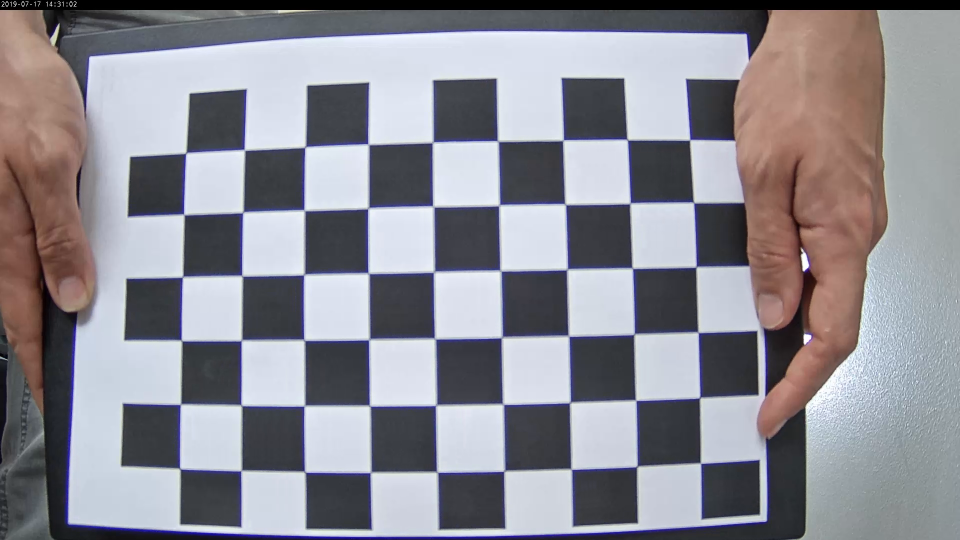
#> input picture track/Sylvain/stage_Noham/stage_Noham/HomographyCalibration2/testCalibration/img_001659.png, 1920 x 1080 px (shown at 1/2 size); its folder holds 6 pictures in this run
$ python calibration.py
#> lines starting #> are read from the running program, lines starting #| are printed output that depends on the picture; after the words box and inside, x2 and y2 are one past the last pixel; in counts of white or black regions, pixels touching at a corner belong together; long printed decimals are rounded
import numpy as np
import cv2
import glob

# termination criteria
criteria = (cv2.TERM_CRITERIA_EPS + cv2.TERM_CRITERIA_MAX_ITER, 30, 0.001)

# prepare object points, like (0,0,0), (1,0,0), (2,0,0) ....,(6,5,0)
objp = np.zeros((6*9,3), np.float32)
objp[:,:2] = np.mgrid[0:9,0:6].T.reshape(-1,2)

# Arrays to store object points and image points from all the images.
objpoints = [] # 3d point in real world space
imgpoints = [] # 2d points in image plane.

images = glob.glob('*.png')

fname="img_001659.png"
img = cv2.imread(fname)
#> img is the input picture: shape (1080, 1920, 3); mean B, G, R 146.1, 138.4, 139.7
gray = cv2.cvtColor(img,cv2.COLOR_RGB2GRAY)
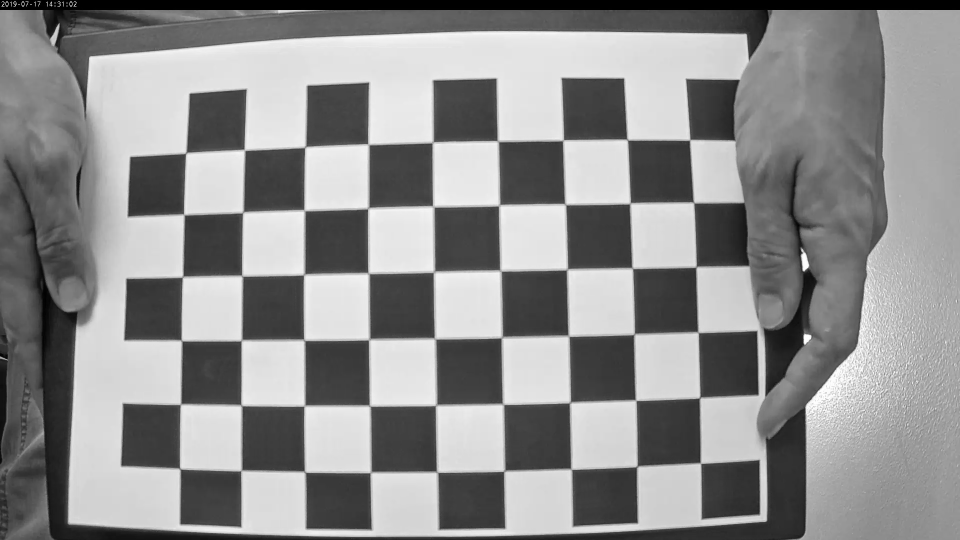
#> gray: shape (1080, 1920) (shown at 1/2 size); min 0, max 255, mean 140.8

# Find the chess board corners
ret, corners = cv2.findChessboardCorners(gray, (9,6),None)
#> ret = True; corners = 54 rows, first 8: [1401.9, 928.4], [1273.8, 934.4], [1144.1, 939.7], [1006.7, 943.4], [876.9, 945.4], [740.3, 946.2], [609.5, 944.5], [481.6, 942.3]

# If found, add object points, image points (after refining them)
if ret == True:
    objpoints.append(objp)
    corners2 = cv2.cornerSubPix(gray,corners,(11,11),(-1,-1),criteria)
#> corners2 = 54 rows, first 8: [1401.4, 926.7], [1274.2, 933.4], [1142.7, 938.7], [1008.5, 942.7], [874.5, 944.6], [741.3, 945.3], [609.7, 944.1], [482.6, 941.6]
    imgpoints.append(corners2)

    # Draw and display the corners
    img = cv2.drawChessboardCorners(img, (9,6), corners2,ret)
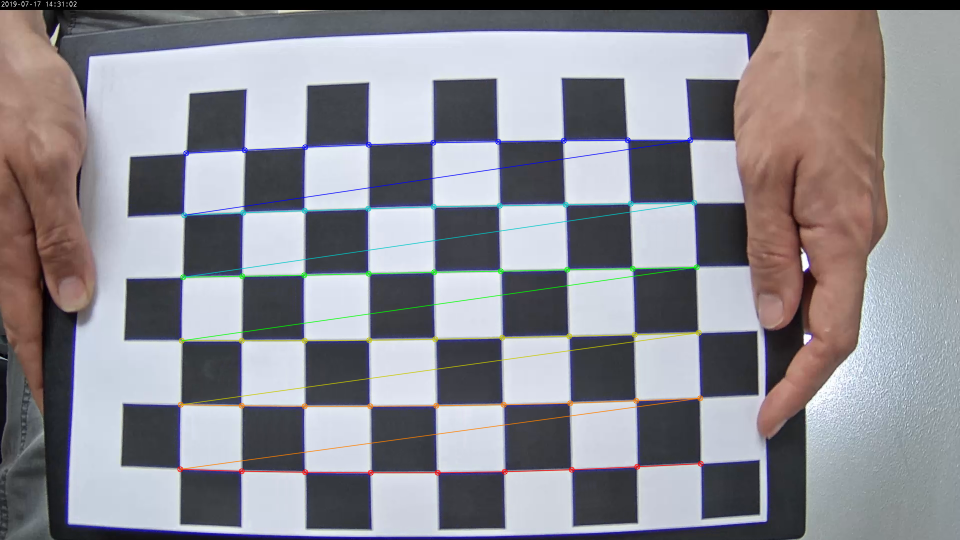
#> img: shape (1080, 1920, 3) (shown at 1/2 size); 1.85% of pixels changed, all inside (x1, y1, x2, y2) = (354, 274, 1408, 952)
    cv2.imshow('img',img)
    cv2.waitKey(500)
    print(objpoints)
    print(imgpoints)
#| [array([[[1401.4045 ,  926.7322 ]],
#|        [[1274.2365 ,  933.4136 ]],
#|        [[1142.7065 ,  938.6643 ]],
#|        [[1008.546,  942.6585 ]],
#|        [[ 874.528,  944.586  ]],
#|        [[ 741.3347 ,  945.3426 ]],
#|        [[ 609.7124 ,  944.104]],
#|        [[ 482.628,  941.5606 ]],
#|        [[ 360.0749 ,  937.693]],
#|        [[1399.7402 ,  795.7529 ]],
#|        [[1271.8545 ,  800.955  ]],
#|        [[1140.1649 ,  805.5961 ]],
#> (further printed lines are left out)
    ret, mtx, dist, rvecs, tvecs = cv2.calibrateCamera(objpoints, imgpoints, gray.shape[::-1],None,None)
#> ret = 0.951; mtx = [[1275, 0, 977.2], [0, 1243.8, 329.2], [0, 0, 1]]; dist = [[-0.225, 0.136, 0.028, -0.0067, -0.0468]]; rvecs = ([0.0351, 0.132, 3.12],); tvecs = ([3.24, 4.55, 9.25],)

    img = cv2.imread('img_000259.png')
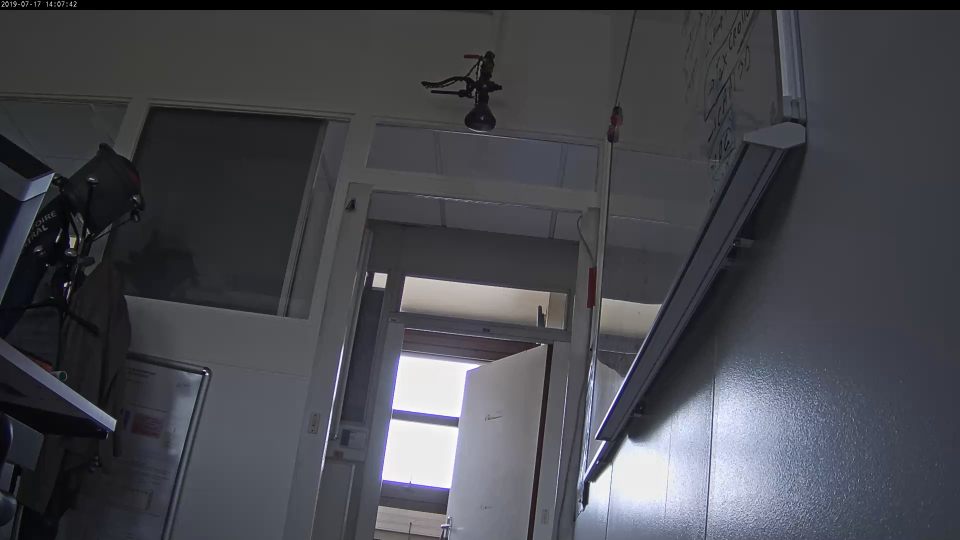
#> input picture track/Sylvain/stage_Noham/stage_Noham/HomographyCalibration2/testCalibration/img_000259.png, 1920 x 1080 px (shown at 1/2 size)
#> img is the input picture: shape (1080, 1920, 3); mean B, G, R 77.8, 71.9, 70.8
    h,  w = img.shape[:2]
#> h = 1080; w = 1920
    newcameramtx, roi=cv2.getOptimalNewCameraMatrix(mtx,dist,(w,h),1,(w,h))
#> newcameramtx = [[1091.9, 0, 955.1], [0, 1084.5, 372.5], [0, 0, 1]]; roi = (45, 74, 1823, 963)
    # undistort
    dst = cv2.undistort(img, mtx, dist, None, newcameramtx)
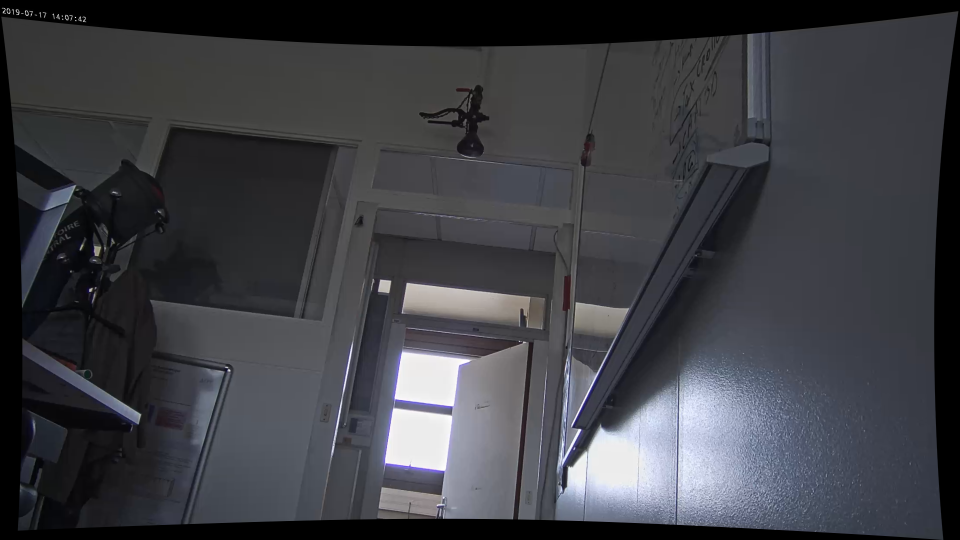
#> dst: shape (1080, 1920, 3) (shown at 1/2 size); mean B, G, R 67.9, 62.6, 61.5

    # crop the image
    x,y,w,h = roi
#> x = 45; y = 74; w = 1823; h = 963
    dst = dst[y:y+h, x:x+w]
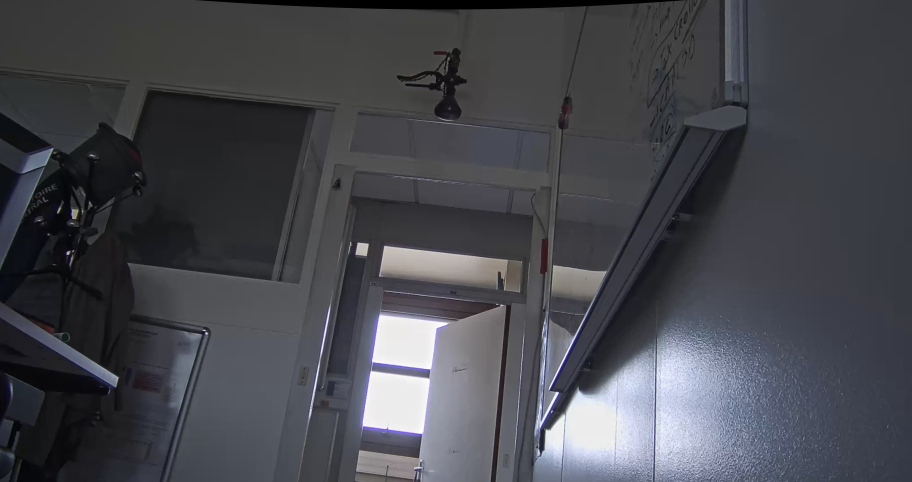
#> dst: shape (963, 1823, 3) (shown at 1/2 size); mean B, G, R 77.8, 71.8, 70.5
    cv2.imwrite('calibresult.png',dst)
    cv2.destroyAllWindows()
